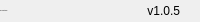
              <widget class="QFrame" name="bottomBar">
               <property name="minimumSize">
                <size>
                 <width>0</width>
                 <height>22</height>
                </size>
               </property>
               <property name="maximumSize">
                <size>
                 <width>16777215</width>
                 <height>22</height>
                </size>
               </property>
               <property name="frameShape">
                <enum>QFrame::NoFrame</enum>
               </property>
               <property name="frameShadow">
                <enum>QFrame::Raised</enum>
               </property>
               <layout class="QHBoxLayout" name="horizontalLayout_5">
                <property name="spacing">
                 <number>0</number>
                </property>
                <property name="leftMargin">
                 <number>0</number>
                </property>
                <property name="topMargin">
                 <number>0</number>
                </property>
                <property name="rightMargin">
                 <number>0</number>
                </property>
                <property name="bottomMargin">
                 <number>0</number>
                </property>
                <item>
                 <widget class="QLabel" name="creditsLabel">
                  <property name="maximumSize">
                   <size>
                    <width>16777215</width>
                    <height>16</height>
                   </size>
                  </property>
                  <property name="font">
                   <font>
                    <family>Segoe UI</family>
                    <pointsize>-1</pointsize>
                    <italic>false</italic>
                    <bold>false</bold>
                   </font>
                  </property>
                  <property name="text">
                   <string>By: IngunityDrive</string>
                  </property>
                  <property name="alignment">
                   <set>Qt::AlignLeading|Qt::AlignLeft|Qt::AlignVCenter</set>
                  </property>
                 </widget>
                </item>
                <item>
                 <widget class="QLabel" name="version">
                  <property name="text">
                   <string>v1.0.5</string>
                  </property>
                  <property name="alignment">
                   <set>Qt::AlignRight|Qt::AlignTrailing|Qt::AlignVCenter</set>
                  </property>
                 </widget>
                </item>
                <item>
                 <widget class="QFrame" name="frame_size_grip">
                  <property name="minimumSize">
                   <size>
                    <width>20</width>
                    <height>0</height>
                   </size>
                  </property>
                  <property name="maximumSize">
                   <size>
                    <width>20</width>
                    <height>16777215</height>
                   </size>
                  </property>
                  <property name="frameShape">
                   <enum>QFrame::NoFrame</enum>
                  </property>
                  <property name="frameShadow">
                   <enum>QFrame::Raised</enum>
                  </property>
                 </widget>
                </item>
               </layout>
              </widget>
